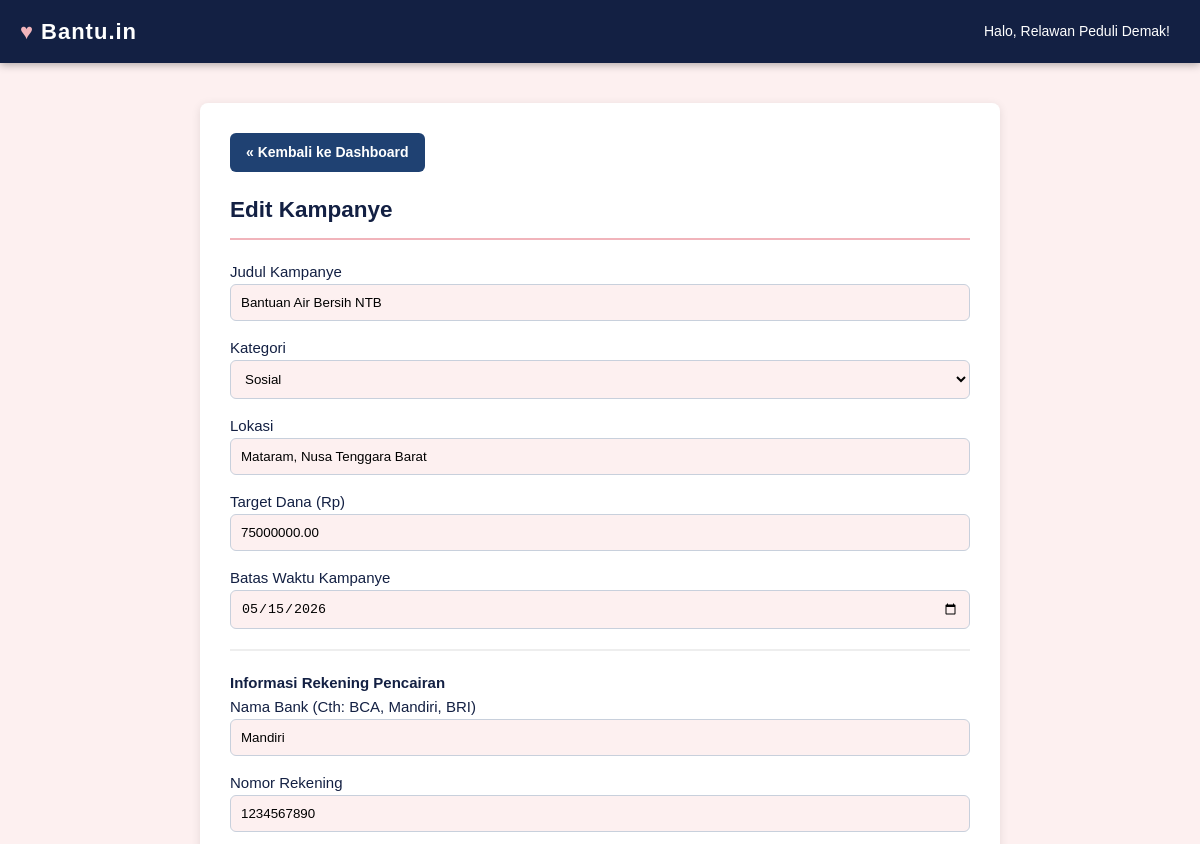
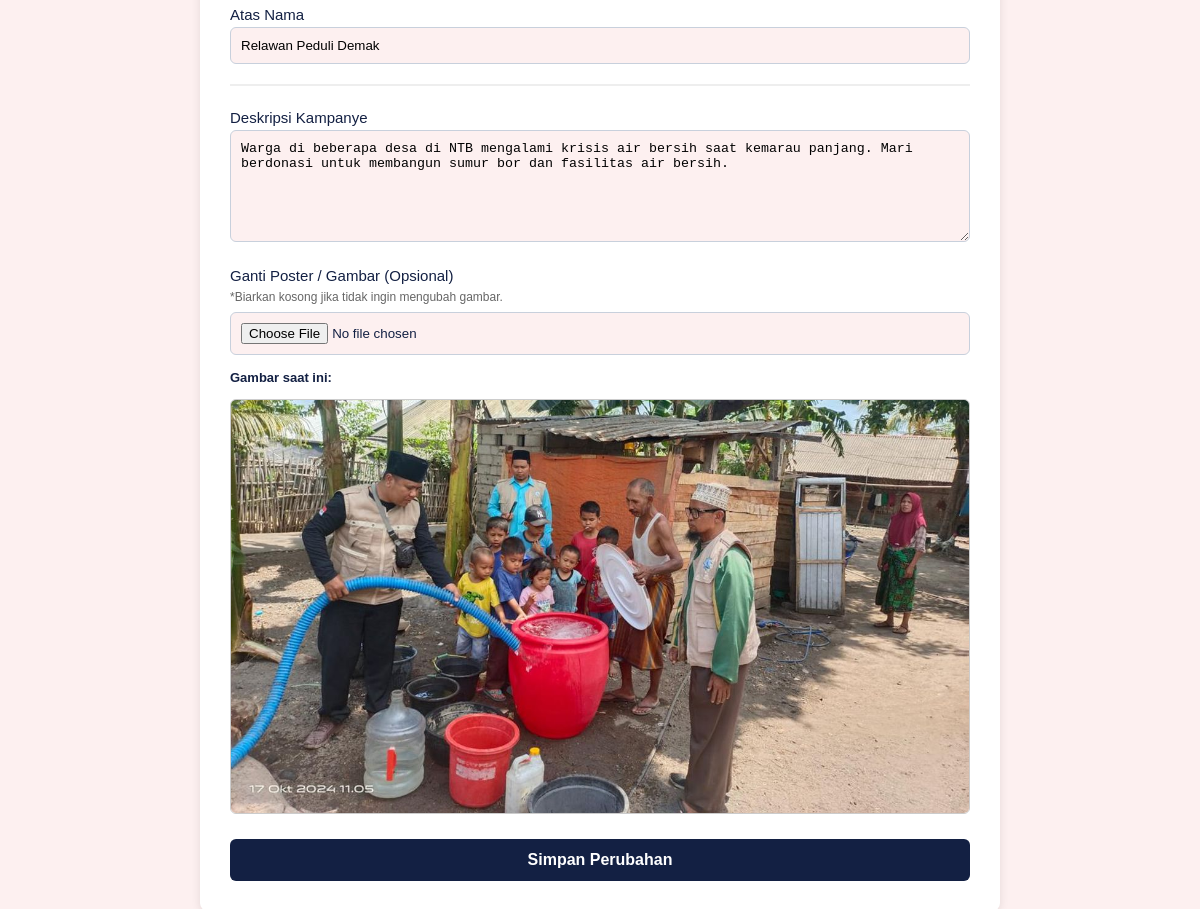
Page /editKampanye.php?id=7 (signed in) on the committed database (2 pictures, top to bottom).
### tables this page shows
CREATE TABLE `kampanye` (
  `id` int(11) NOT NULL,
  `penyelenggara_id` int(11) NOT NULL,
  `judul` varchar(255) NOT NULL,
  `kategori` enum('bencana','pendidikan','kesehatan','lingkungan','sosial') NOT NULL,
  `lokasi` varchar(100) NOT NULL,
  `deskripsi` text NOT NULL,
  `target_dana` decimal(15,2) NOT NULL,
  `batas_waktu` date NOT NULL,
  `nama_bank` varchar(50) DEFAULT NULL,
  `no_rekening` varchar(50) DEFAULT NULL,
  `atas_nama` varchar(100) DEFAULT NULL,
  `gambar` varchar(255) NOT NULL,
  `created_at` timestamp NOT NULL DEFAULT current_timestamp()
);

### editKampanye.php (the view, shortened to what this page needs)
<?php
require 'koneksi.php';
$user_id = $_SESSION['user_id'];
$id_kampanye = isset($_GET['id']) ? (int)$_GET['id'] : 0;
$sql_cek = "SELECT * FROM kampanye WHERE id = ? AND penyelenggara_id = ?";
$stmt_cek = $conn->prepare($sql_cek);
$stmt_cek->bind_param("ii", $id_kampanye, $user_id);
$stmt_cek->execute();
$hasil = $stmt_cek->get_result();
$kampanye = $hasil->fetch_assoc();
?>
<!DOCTYPE html>
<html lang="id">
<head>
    <link rel="stylesheet" href="style.css">
</head>
<body class="halaman-home">
    <header class="home-header">
        <div class="home-container home-header-inner">
            <a href="index.php" class="home-logo" style="text-decoration:none;">
                <span class="home-logo-icon">♥︎</span>
                <span class="home-logo-text">Bantu.in</span>
            </a>
            <nav class="home-navbar">
                <span class="home-sapaan">Halo, <?= htmlspecialchars($_SESSION['nama']) ?>!</span>
            </nav>
        </div>
    </header>
    <main class="container">
        <div class="form-container">
            <a href="dashboard.php" class="btn-kembali">&laquo; Kembali ke Dashboard</a>
            <h2 class="form-title">Edit Kampanye</h2>
            <form action="" method="POST" enctype="multipart/form-data">
                <div class="don-kelompok">
                    <label class="don-keterangan-input">Judul Kampanye</label>
                    <input class="don-masukan" type="text" name="judul" value="<?= htmlspecialchars($kampanye['judul']) ?>" required>
                </div>
                <div class="don-kelompok">
                    <label class="don-keterangan-input">Kategori</label>
                    <select class="don-masukan" name="kategori" required>
                        <option value="sosial" <?= ($kampanye['kategori'] == 'sosial') ? 'selected' : '' ?>>Sosial</option>
                    </select>
                </div>
                <div class="don-kelompok">
                    <label class="don-keterangan-input">Lokasi</label>
                    <input class="don-masukan" type="text" name="lokasi" value="<?= htmlspecialchars($kampanye['lokasi']) ?>" required>
                </div>
                <div class="don-kelompok">
                    <label class="don-keterangan-input">Target Dana (Rp)</label>
                    <input class="don-masukan" type="number" name="target_dana" value="<?= $kampanye['target_dana'] ?>" required>
                </div>
                <div class="don-kelompok">
                    <label class="don-keterangan-input">Batas Waktu Kampanye</label>
                    <input class="don-masukan" type="date" name="batas_waktu" value="<?= $kampanye['batas_waktu'] ?>" required>
                </div>
                <hr class="form-hr">
                <h4>Informasi Rekening Pencairan</h4>
                <div class="don-kelompok">
                    <label class="don-keterangan-input">Nama Bank (Cth: BCA, Mandiri, BRI)</label>
                    <input class="don-masukan" type="text" name="nama_bank" value="<?= htmlspecialchars($kampanye['nama_bank'] ?? '') ?>" required>
                </div>
                <div class="don-kelompok">
                    <label class="don-keterangan-input">Nomor Rekening</label>
                    <input class="don-masukan" type="text" name="no_rekening" value="<?= htmlspecialchars($kampanye['no_rekening'] ?? '') ?>" required>
                </div>
                <div class="don-kelompok">
                    <label class="don-keterangan-input">Atas Nama</label>
                    <input class="don-masukan" type="text" name="atas_nama" value="<?= htmlspecialchars($kampanye['atas_nama'] ?? '') ?>" required>
                </div>
                <hr class="form-hr">
                <div class="don-kelompok">
                    <label class="don-keterangan-input">Deskripsi Kampanye</label>
                    <textarea class="don-masukan" name="deskripsi" rows="6" required><?= htmlspecialchars($kampanye['deskripsi']) ?></textarea>
                </div>
                <div class="don-kelompok">
                    <label class="don-keterangan-input">Ganti Poster / Gambar (Opsional)</label>
                    <p class="form-keterangan-kecil">*Biarkan kosong jika tidak ingin mengubah gambar.</p>
                    <input class="don-masukan" type="file" name="gambar_baru" accept=".jpg, .jpeg, .png">
                    <div class="form-bungkus-gambar">
                        <span class="form-label-gambar">Gambar saat ini:</span><br>
                        <img src="<?= htmlspecialchars($kampanye['gambar']) ?>" alt="Poster Saat Ini" class="img-preview">
                    </div>
                </div>
                <button type="submit" class="btn-simpan">Simpan Perubahan</button>
            </form>
        </div>
    </main>
</body>
</html>

### style.css (style rules this page uses)
body { display: flex; flex-direction: column; min-height: 100vh; margin: 0; padding: 0; background-color: #FDF0F0; }
main { flex: 1; }
.home-header { background-color: #132043; padding: 14px 0; position: sticky; top: 0; z-index: 100; box-shadow: 0 2px 8px rgba(0, 0, 0, 0.3); font-family: Arial, sans-serif; z-index: 999; }
.home-header-inner { display: flex; justify-content: space-between; align-items: center; max-width: 1200px; margin: 0 auto; padding: 0 20px; }
.home-logo { display: flex; align-items: center; gap: 8px; cursor: pointer; text-decoration: none; }
.home-logo-icon { color: #F1B4BB; font-size: 22px; }
.home-logo-text { color: #ffffff; font-size: 22px; font-weight: bold; letter-spacing: 1px; }
.home-navbar { display: flex; align-items: center; gap: 24px; }
.container { padding: 30px 5%; }
.halaman-home * { margin: 0; padding: 0; box-sizing: border-box; }
.halaman-home { font-family: Arial, sans-serif; background-color: #FDF0F0; color: #132043; font-size: 15px; line-height: 1.6; display: flex; flex-direction: column; min-height: 100vh; }
.halaman-home a { text-decoration: none; color: inherit; }
.halaman-home img { display: block; width: 100%; }
.halaman-home .home-container { max-width: 1200px; margin: 0 auto; padding: 0 20px; }
.halaman-home .home-header { background-color: #132043; padding: 14px 0; position: sticky; top: 0; z-index: 100; box-shadow: 0 2px 8px rgba(0, 0, 0, 0.3); }
.halaman-home .home-header-inner { display: flex; justify-content: space-between; align-items: center; }
.halaman-home .home-logo { display: flex; align-items: center; gap: 8px; cursor: pointer; }
.halaman-home .home-logo-icon { color: #F1B4BB; font-size: 22px; }
.halaman-home .home-logo-text { color: #ffffff; font-size: 22px; font-weight: bold; letter-spacing: 1px; }
.halaman-home .home-navbar { display: flex; align-items: center; gap: 24px; }
.don-kelompok { margin-bottom: 15px; }
.don-masukan { width: 100%; padding: 10px; border: 1px solid #c8d0dc; border-radius: 6px; background: #FDF0F0; box-sizing: border-box; }
.home-sapaan { color: white; font-size: 14px; margin-right: 10px; }
.form-container { max-width: 800px; margin: 40px auto; background: white; padding: 30px; border-radius: 8px; box-shadow: 0 2px 10px rgba(0,0,0,0.1); }
.form-title { color: #132043; margin-top: 0; margin-bottom: 20px; border-bottom: 2px solid #F1B4BB; padding-bottom: 10px; }
.btn-simpan { background-color: #132043; color: white; padding: 12px 20px; border: none; border-radius: 6px; font-weight: bold; cursor: pointer; width: 100%; font-size: 16px; margin-top: 10px; }
.btn-kembali { display: inline-block; background-color: #1F4172; color: #ffffff !important; border: none; padding: 8px 16px; border-radius: 6px; text-decoration: none; font-weight: bold; font-size: 14px; margin-bottom: 20px; transition: all 0.3s ease; }
.img-preview { width: 150px; height: auto; border-radius: 6px; margin-top: 10px; border: 1px solid #ccc; }
.form-hr { margin: 20px 0; border: 1px solid #eee; }
.form-keterangan-kecil { font-size: 12px; color: #666; margin: 0 0 5px 0; }
.form-label-gambar { font-size: 13px; font-weight: bold; }
.form-bungkus-gambar { margin-top: 10px; }

### rows in the picture
kampanye: judul "Bantuan Air Bersih NTB", kategori "Sosial", lokasi "Mataram, Nusa Tenggara Barat", target_dana "75000000.00", batas_waktu "05/15/2026", nama_bank "Mandiri", no_rekening "1234567890", atas_nama "Relawan Peduli Demak", deskripsi "Warga di beberapa desa di NTB mengalami krisis air bersih saat kemarau panjang. Mari berdonasi untuk membangun sumur bor dan fasilitas air bersih.", gambar (picture)

### other values in the picture
$_SESSION['nama'] "Relawan Peduli Demak"
